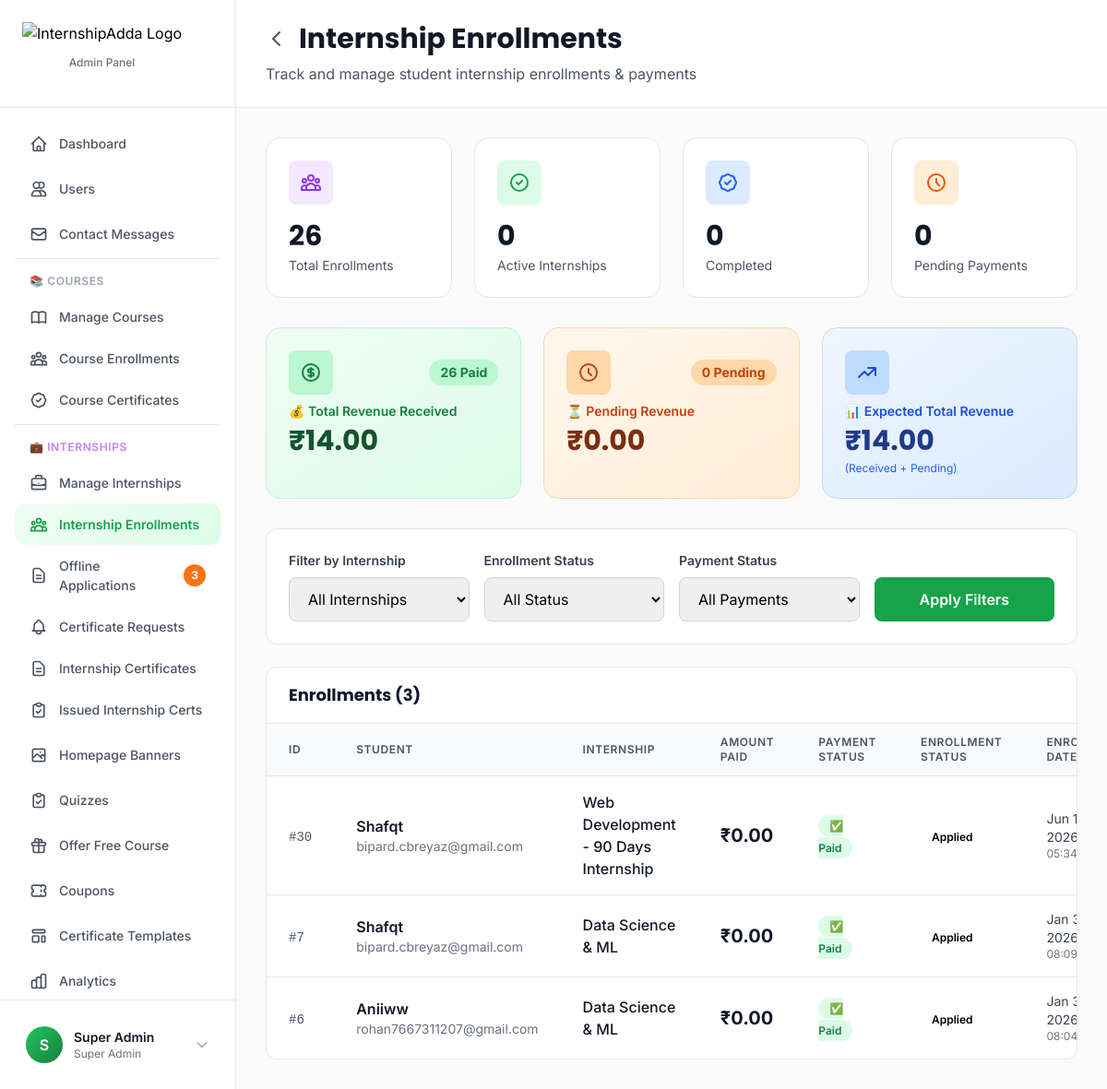
/app/views/admin/internships/enrollments.php (signed in), run on the app's committed database.
### tables this page shows
CREATE TABLE `users` (
  `id` int(10) UNSIGNED NOT NULL,
  `email` varchar(255) NOT NULL,
  `referral_code` varchar(20) DEFAULT NULL,
  `referred_by_code` varchar(20) DEFAULT NULL,
  `mobile` varchar(15) DEFAULT NULL,
  `password` varchar(255) NOT NULL,
  `name` varchar(255) NOT NULL,
  `avatar` varchar(255) DEFAULT NULL,
  `role` enum('admin','manager','learner') DEFAULT 'learner',
  `status` enum('active','suspended','banned') DEFAULT 'active',
  `email_verified` tinyint(1) DEFAULT 0,
  `email_verification_token` varchar(100) DEFAULT NULL,
  `email_verification_expires` datetime DEFAULT NULL,
  `verification_token` varchar(255) DEFAULT NULL,
  `reset_token` varchar(255) DEFAULT NULL,
  `reset_token_expires` datetime DEFAULT NULL,
  `last_login` datetime DEFAULT NULL,
  `created_at` timestamp NULL DEFAULT current_timestamp(),
  `updated_at` timestamp NULL DEFAULT current_timestamp() ON UPDATE current_timestamp()
);

CREATE TABLE `internship_enrollments` (
  `id` int(11) NOT NULL,
  `user_id` int(11) NOT NULL,
  `internship_id` int(11) NOT NULL,
  `payment_id` varchar(100) DEFAULT NULL,
  `payment_amount` decimal(10,2) DEFAULT 0.00,
  `payment_status` enum('pending','completed','failed') DEFAULT 'pending',
  `status` enum('applied','accepted','rejected','completed') DEFAULT 'applied',
  `coupon_id` int(11) DEFAULT NULL,
  `coupon_discount` decimal(10,2) DEFAULT 0.00,
  `final_amount` decimal(10,2) DEFAULT 0.00,
  `created_at` timestamp NULL DEFAULT current_timestamp()
);

CREATE TABLE `internships` (
  `id` int(11) NOT NULL,
  `title` varchar(255) NOT NULL,
  `slug` varchar(255) NOT NULL,
  `description` text DEFAULT NULL,
  `company_name` varchar(255) DEFAULT NULL,
  `location` varchar(255) DEFAULT NULL,
  `duration` varchar(100) DEFAULT NULL,
  `stipend` decimal(10,2) DEFAULT 0.00,
  `mode` enum('Remote','Onsite','Hybrid') DEFAULT 'Remote',
  `duration_weeks` int(11) NOT NULL DEFAULT 4,
  `cover_image` varchar(255) DEFAULT NULL,
  `skill_level` enum('beginner','intermediate','advanced') DEFAULT 'beginner',
  `category` varchar(100) DEFAULT NULL,
  `is_active` tinyint(1) DEFAULT 1,
  `enrollment_limit` int(11) DEFAULT NULL,
  `price` decimal(10,2) DEFAULT 0.00,
  `discount_price` decimal(10,2) DEFAULT NULL,
  `discount_percentage` int(11) DEFAULT NULL,
  `requirements` text DEFAULT NULL,
  `responsibilities` text DEFAULT NULL,
  `benefits` text DEFAULT NULL,
  `what_you_learn` text DEFAULT NULL,
  `certificate_template_id` int(11) DEFAULT NULL,
  `created_at` timestamp NOT NULL DEFAULT current_timestamp(),
  `updated_at` timestamp NOT NULL DEFAULT current_timestamp() ON UPDATE current_timestamp()
);

### app/views/admin/internships/enrollments.php (the view, shortened to what the rows shown need)
<?php
try {
    $dbConfig = require __DIR__ . '/../../../config/database.php';
    $dsn = sprintf("mysql:host=%s;port=%s;dbname=%s;charset=%s",
        $dbConfig['host'], $dbConfig['port'], $dbConfig['database'], $dbConfig['charset']
    );
    $db = new PDO($dsn, $dbConfig['username'], $dbConfig['password'], $dbConfig['options']);
    $db->setAttribute(PDO::ATTR_ERRMODE, PDO::ERRMODE_EXCEPTION);
} catch (Exception $e) {
    die("Database connection failed: " . $e->getMessage());
}
spl_autoload_register(function ($class) {
    $paths = [
        __DIR__ . '/../../../core/' . $class . '.php',
        __DIR__ . '/../../../models/' . $class . '.php',
    ];
    foreach ($paths as $path) {
        if (file_exists($path)) {
            return;
        }
    }
});
try {
    $auth = new Auth($db);
    $auth->requireAdmin();
} catch (Exception $e) {
    die("Authentication error: " . $e->getMessage());
}
try {
    $query = "
        SELECT
            ie.id,
            ie.user_id,
            ie.internship_id,
            ie.payment_id,
            ie.payment_amount,
            ie.payment_status,
            ie.status,
            ie.coupon_id,
            ie.coupon_discount,
            ie.final_amount,
            ie.created_at,
            u.name as user_name,
            u.email as user_email,
            i.title as internship_title,
            i.price as internship_price,
            i.discount_price as internship_discount_price,
            c.code as coupon_code
        FROM internship_enrollments ie
        INNER JOIN users u ON ie.user_id = u.id
        INNER JOIN internships i ON ie.internship_id = i.id
        LEFT JOIN coupons c ON ie.coupon_id = c.id
        WHERE 1=1
    ";
    $params = [];
    $query .= " ORDER BY ie.created_at DESC";
    $stmt = $db->prepare($query);
    $stmt->execute($params);
    $enrollments = $stmt->fetchAll(PDO::FETCH_ASSOC);
} catch (PDOException $e) {
    error_log("Error fetching enrollments: " . $e->getMessage());
    echo "<div class='bg-red-100 border border-red-400 text-red-700 px-4 py-3 rounded mb-4'><strong>SQL Error:</strong> " . $e->getMessage() . "</div>";
    $enrollments = [];
}
?>
<!DOCTYPE html>
<html lang="en">
<head>
    <script src="https://cdn.tailwindcss.com"></script>
</head>
<body>
<?php include __DIR__ . '/../../components/sidebar-admin.php'; ?>
<div class="ml-64 min-h-screen">
    <header class="bg-white border-b border-gray-200 sticky top-0 z-30">
        <div class="px-8 py-6">
            <div class="flex items-center gap-3 mb-2">
                <h1 class="text-3xl font-bold text-gray-900">Internship Enrollments</h1>
            </div>
        </div>
    </header>
    <main class="p-8">
        <div class="bg-white rounded-xl border border-gray-200 overflow-hidden">
            <?php if (empty($enrollments)): ?>
                <div class="p-12 text-center">
                    <div class="w-16 h-16 bg-gray-100 rounded-full flex items-center justify-center mx-auto mb-4">
                        <svg class="w-8 h-8 text-gray-400" fill="none" stroke="currentColor" viewBox="0 0 24 24">
                            <path stroke-linecap="round" stroke-linejoin="round" stroke-width="2" d="M20 13V6a2 2 0 00-2-2H6a2 2 0 00-2 2v7m16 0v5a2 2 0 01-2 2H6a2 2 0 01-2-2v-5m16 0h-2.586a1 1 0 00-.707.293l-2.414 2.414a1 1 0 01-.707.293h-3.172a1 1 0 01-.707-.293l-2.414-2.414A1 1 0 006.586 13H4"></path>
                        </svg>
                    </div>
                    <p class="text-gray-500 font-medium">No enrollments found</p>
                    <p class="text-sm text-gray-400 mt-1">Try changing your filters</p>
                </div>
            <?php else: ?>
                <div class="overflow-x-auto">
                    <table class="w-full">
                        <thead class="bg-gray-50 border-b border-gray-200">
                            <tr>
                                <th class="px-6 py-3 text-left text-xs font-semibold text-gray-600 uppercase tracking-wider">ID</th>
                                <th class="px-6 py-3 text-left text-xs font-semibold text-gray-600 uppercase tracking-wider">Student</th>
                                <th class="px-6 py-3 text-left text-xs font-semibold text-gray-600 uppercase tracking-wider">Internship</th>
                                <th class="px-6 py-3 text-left text-xs font-semibold text-gray-600 uppercase tracking-wider">Amount Paid</th>
                                <th class="px-6 py-3 text-left text-xs font-semibold text-gray-600 uppercase tracking-wider">Payment Status</th>
                                <th class="px-6 py-3 text-left text-xs font-semibold text-gray-600 uppercase tracking-wider">Enrollment Status</th>
                                <th class="px-6 py-3 text-left text-xs font-semibold text-gray-600 uppercase tracking-wider">Enrolled Date</th>
                            </tr>
                        </thead>
                        <tbody class="divide-y divide-gray-200">
                            <?php foreach ($enrollments as $enrollment):
                                $displayedPrice = ($enrollment['payment_status'] === 'completed' && $enrollment['payment_amount'] > 0)
                                    ? $enrollment['payment_amount']
                                    : $enrollment['final_amount'];
                            ?>
                                <tr class="hover:bg-gray-50 transition-colors">
                                    <td class="px-6 py-4">
                                        <span class="font-mono text-sm text-gray-600">#<?= $enrollment['id'] ?></span>
                                    </td>
                                    <td class="px-6 py-4">
                                        <div>
                                            <p class="font-semibold text-gray-900"><?= htmlspecialchars($enrollment['user_name']) ?></p>
                                            <p class="text-sm text-gray-500"><?= htmlspecialchars($enrollment['user_email']) ?></p>
                                        </div>
                                    </td>
                                    <td class="px-6 py-4">
                                        <p class="font-medium text-gray-900"><?= htmlspecialchars($enrollment['internship_title']) ?></p>
                                    </td>
                                    <td class="px-6 py-4">
                                        <div class="text-sm">
                                            <p class="font-bold text-xl text-gray-900">₹<?= number_format($displayedPrice, 2) ?></p>
                                        </div>
                                    </td>
                                    <td class="px-6 py-4">
                                        <span class="px-3 py-1 rounded-full text-xs font-semibold
                                            <?= $enrollment['payment_status'] === 'completed' ? 'bg-green-100 text-green-700' : '' ?>
                                            <?= $enrollment['payment_status'] === 'pending' ? 'bg-orange-100 text-orange-700' : '' ?>">
                                            <?= $enrollment['payment_status'] === 'completed' ? '✅ Paid' : '⏳ Pending' ?>
                                        </span>
                                    </td>
                                    <td class="px-6 py-4">
                                        <span class="px-3 py-1 rounded-full text-xs font-semibold
                                            <?= $enrollment['status'] === 'active' ? 'bg-green-100 text-green-700' : '' ?>
                                            <?= $enrollment['status'] === 'completed' ? 'bg-blue-100 text-blue-700' : '' ?>">
                                            <?= ucfirst($enrollment['status']) ?>
                                        </span>
                                    </td>
                                    <td class="px-6 py-4">
                                        <p class="text-sm text-gray-700"><?= date('M d, Y', strtotime($enrollment['created_at'])) ?></p>
                                        <p class="text-xs text-gray-500"><?= date('h:i A', strtotime($enrollment['created_at'])) ?></p>
                                    </td>
                                </tr>
                            <?php endforeach; ?>
                        </tbody>
                    </table>
                </div>
            <?php endif; ?>
        </div>
    </main>
</div>
</body>
</html>

### app/views/components/sidebar-admin.php (shortened to what the rows shown need)
<?php
$currentUser = $auth->user();
?>
<aside class="fixed left-0 top-0 h-full w-64 bg-white border-r border-gray-200 z-40" id="adminSidebar">
    <div class="flex flex-col h-full">
        <div class="p-4 border-t border-gray-200">
            <div class="flex items-center gap-3 p-3 rounded-lg hover:bg-gray-50 transition-colors cursor-pointer" onclick="toggleProfileMenu()">
                <div class="w-10 h-10 bg-gradient-to-br from-primary-500 to-primary-700 rounded-full flex items-center justify-center text-white font-semibold">
                    <?php echo strtoupper(substr($currentUser['name'], 0, 1)); ?>
                </div>
                <div class="flex-1 min-w-0">
                    <p class="text-sm font-semibold text-gray-900 truncate"><?php echo htmlspecialchars($currentUser['name']); ?></p>
                    <p class="text-xs text-gray-500">Super Admin</p>
                </div>
                <svg class="w-4 h-4 text-gray-400" fill="none" stroke="currentColor" viewBox="0 0 24 24">
                    <path stroke-linecap="round" stroke-linejoin="round" stroke-width="2" d="M19 9l-7 7-7-7"></path>
                </svg>
            </div>
        </div>
    </div>
</aside>

### data on the page
users: name "S", name "Super Admin"
internship_enrollments: id "30", user.name "Shafqt", user.email "bipard.cbreyaz@gmail.com", internship.title "Web Development - 90 Days Internship", payment_amount "0.00", payment_status "✅ Paid", status "Applied", created_at "Jun…", created_at "05:34…"
internship_enrollments: id "7", user.name "Shafqt", user.email "bipard.cbreyaz@gmail.com", internship.title "Data Science & ML", payment_amount "0.00", payment_status "✅ Paid", status "Applied", created_at "Jan…", created_at "08:09…"
internship_enrollments: id "6", user.name "Aniiww", user.email "rohan7667311207@gmail.com", internship.title "Data Science & ML", payment_amount "0.00", payment_status "✅ Paid", status "Applied", created_at "Jan…", created_at "08:04…"

### other printed values
$pendingCount "3"
$stats['total'] "26"
$stats['active'] "0"
$stats['completed'] "0"
$stats['pending_payments'] "0"
$stats['paid_count'] "26"
$stats['total_revenue'] "14.00"
$stats['pending_revenue'] "0.00"
$stats['total_revenue'] + $stats['pending_revenue'] "14.00"
count($enrollments) "3"
